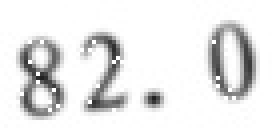
#> input picture data/mkpic/imgs/112.jpg, 68 x 34 px (shown 4 times larger)
$ python -i test.py   (imports and definitions only)
#> lines starting #> are read from the running program, lines starting #| are printed output that depends on the picture; after the words box and inside, x2 and y2 are one past the last pixel; in counts of white or black regions, pixels touching at a corner belong together
#> further down, picture is the input picture: shape (34, 68, 3); min 33, max 255, mean 231.8
import numpy as np
import argparse
import tensorflow as tf
from process.preprocess import Preproccessor
from model.cnn_lstm_generator import CNNLSTMGenerator
import cv2
import pickle
import os

word2id_path = './outputs/word2id.pkl'
gpu_config = '/gpu:1'
model_path = './outputs/models/model1'
# [2 lines not run here, left out]


def preprocess(img):
    if len(img.shape) == 3:
        img = cv2.cvtColor(img, 6)

    # 二值化
    img = cv2.adaptiveThreshold(img, 255,
                                   adaptiveMethod=cv2.ADAPTIVE_THRESH_MEAN_C,
                                   thresholdType=cv2.THRESH_BINARY,
                                   blockSize=21,
                                   C=20)
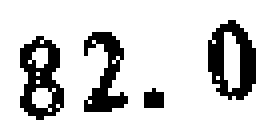
#> img: shape (34, 68) (shown 4 times larger); 83.1% white; 4 black regions, box (x1, y1, x2, y2) and area: (52, 5, 64, 25) 133, (5, 9, 16, 30) 128, (21, 8, 32, 28) 109, (36, 22, 41, 27) 21

    width = 128
    height = 32
    img = cv2.resize(img, (width, height))
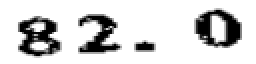
#> img: shape (32, 128) (shown 2 times larger); min 0, max 255, mean 211.8
    img = np.reshape(img, (height, width, 1))
    return img

# load data and preprocess
test_path = './data/test_data/1'
# [1 line that did not run here, left out]
imgs = []
# [5 lines not run here, left out]

# [1 line that did not run here, left out]
words_list = []
# [1 line that did not run here, left out]
# [13 lines not run here, left out]

>>> import cv2
>>> picture = cv2.imread('data/mkpic/imgs/112.jpg')
>>> result = preprocess(picture)

$ run again, on data/mkpic/imgs/129.jpg
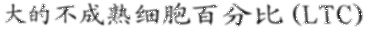
#> input picture data/mkpic/imgs/129.jpg, 366 x 29 px
#> picture is the input picture: shape (29, 366, 3); min 30, max 255, mean 223.6
#> in preprocess, `img = cv2.adaptiveThreshold(img, 255, adaptiveMethod=cv2.ADAPTIVE_THRE..`:
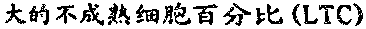
#> img: shape (29, 366); 77.2% white; black in thin lines or dots, all inside (x1, y1, x2, y2) = (5, 2, 363, 26)
#> in preprocess, `img = cv2.resize(img, (width, height))`:
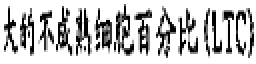
#> img: shape (32, 128) (shown 2 times larger); min 0, max 255, mean 196.6

$ run again, on data/mkpic/imgs/175.jpg
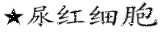
#> input picture data/mkpic/imgs/175.jpg, 161 x 32 px
#> picture is the input picture: shape (32, 161, 3); min 0, max 255, mean 220.7
#> in preprocess, `img = cv2.adaptiveThreshold(img, 255, adaptiveMethod=cv2.ADAPTIVE_THRE..`:
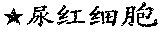
#> img: shape (32, 161); 81% white; black in thin lines or dots, all inside (x1, y1, x2, y2) = (4, 2, 158, 27)
#> in preprocess, `img = cv2.resize(img, (width, height))`:
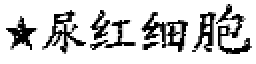
#> img: shape (32, 128) (shown 2 times larger); min 0, max 255, mean 206.5
